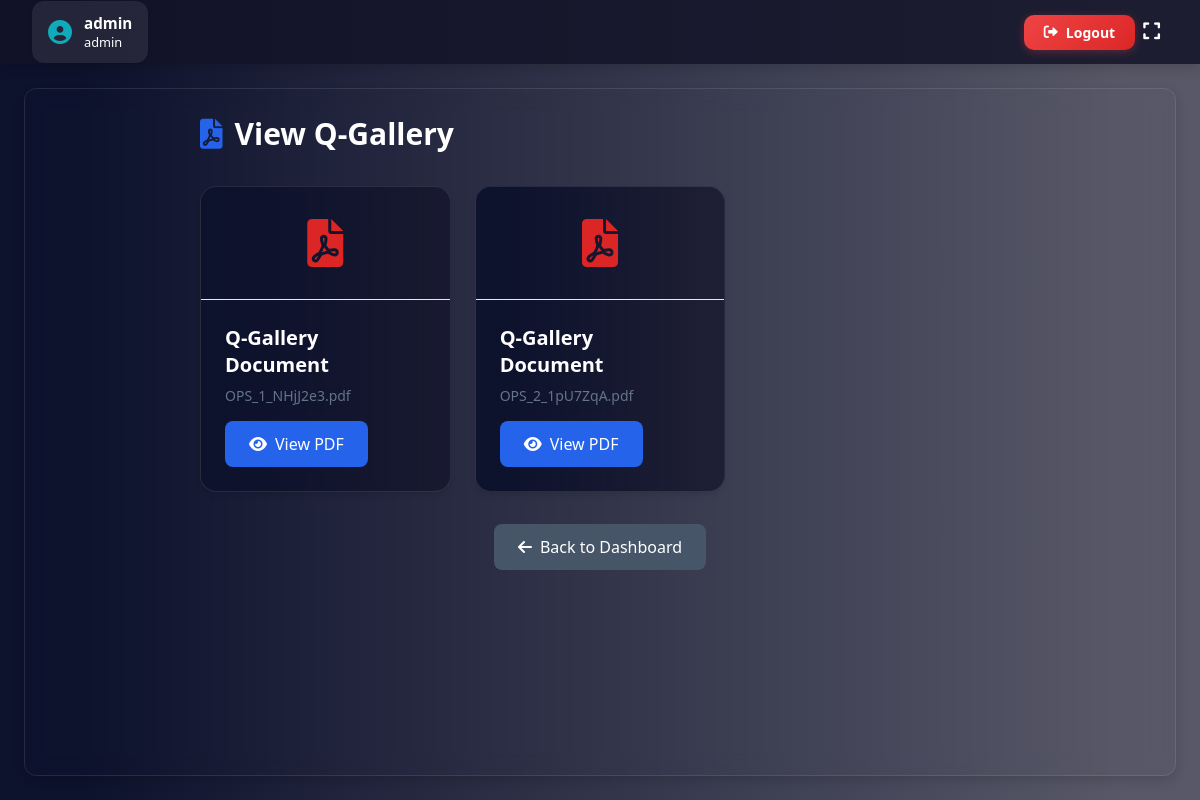
The app's page /view-poc/ (signed in) with its own data.
### checksheet1/models.py (models this page shows, shortened)
class CustomUser(AbstractUser):
    ROLE_CHOICES = [
        ("admin", "Admin"),
        ("quality_incharge", "Quality Incharge"),
        ("shift_incharge", "Shift Incharge"),
        ("operator", "Operator"),
    ]
    username = models.CharField(max_length=150, unique=False)
    employee_id = models.CharField(max_length=20, unique=True)  # New field
    role = models.CharField(max_length=20, choices=ROLE_CHOICES, default="admin")
    phone_number = models.CharField(max_length=15, blank=True, null=True)
    USERNAME_FIELD = "employee_id"  # Use employee_id for authentication
    REQUIRED_FIELDS = ["username", "email"]  # Keep username for internal use

class POCUpload(models.Model):
    pdf = models.FileField(upload_to=poc_upload_path)
    assigned_startersheets = models.ManyToManyField(
        StarterSheet,
        related_name="assigned_pocs",
        blank=True,
    )

### checksheet1/views.py (the view)
# urls.py: path("view-poc/", view_poc, name="view_poc"),
@login_required
def view_poc(request):
    if request.user.role == "admin":
        checksheets = CheckSheet.objects.all()
        Starter = StarterSheet.objects.all()
        poc_pdfs = POCUpload.objects.all()
    else:
        checksheets = CheckSheet.objects.filter(assigned_users=request.user)
        Starter = StarterSheet.objects.filter(assigned_users=request.user)
        poc_pdfs = POCUpload.objects.filter(
            assigned_startersheets__in=Starter
        ).distinct()
    poc_read_status = {
        poc.id: POCReadStatus.objects.filter(user=request.user, poc=poc).exists()
        for poc in poc_pdfs
    }
    return render(
        request,
        "checksheet/view_poc.html",
        {
            "poc_pdfs": poc_pdfs,
            "checksheets": checksheets,
            "Starter": Starter,
            "poc_read_status": poc_read_status,
        },
    )

### checksheet1/context_processors.py (called while the page is built)
def pending_requests_count(request):
    if request.user.is_authenticated and request.user.role == "admin":
        count = PasswordResetRequest.objects.filter(status="pending").count()
        return {"pending_requests_count": count}
    return {}

### checksheet1/templatetags/custom_tags.py (called while the page is built)
@register.filter
def has_page_access(user, page_name):
    if user.is_authenticated and user.role == "admin":
        return True  # Admin has all access
    return PageAccess.objects.filter(
        user=user, page_name=page_name, has_access=True
    ).exists()

### checksheet1/templates/checksheet/view_poc.html (shortened to what this page needs)
{% extends "checksheet/base.html" %}
{% load static %}
{% block extra_css %}
<link rel="stylesheet" href="{% static 'css/view_poc.css' %}">
{% endblock %}
{% block content %}
<div class="pdf-container">
    <h2 class="page-title">
        <i class="fas fa-file-pdf"></i>
        View Q-Gallery
    </h2>
    <div class="pdf-grid">
        {% for poc in poc_pdfs %}
            <div class="pdf-card">
                <div class="pdf-preview">
                    <i class="fas fa-file-pdf"></i>
                </div>
                <div class="pdf-info">
                    <h3 class="pdf-title">Q-Gallery Document</h3>
                    <p class="pdf-meta">{{ poc.pdf.name|slice:"9:" }}</p>
                    <a href="javascript:void(0);" class="pdf-link view-button" data-pdf-url="{{ poc.pdf.url }}"
                    data-pdf-id="{{ poc.id }}" data-pdf-name="{{ poc.pdf.name|slice:'9:' }}">
                     <i class="fas fa-eye"></i> View PDF
                 </a>
                </div>
            </div>
        {% empty %}
            <div class="empty-state">
                <i class="fas fa-file-upload"></i>
                <h3>No POC Documents Found</h3>
                <p>There are currently no POC documents uploaded to view.</p>
            </div>
        {% endfor %}
    </div>
</div>
<div style="text-align: center; margin-top: 2rem;">
    <a href="{% url 'operator_dashboard' %}" style="display: inline-flex; align-items: center; gap: 0.5rem; padding: 0.75rem 1.5rem; background: #475569; color: white; text-decoration: none; border-radius: 0.5rem; font-weight: 500; transition: all 0.2s ease;">
        <i class="fas fa-arrow-left"></i>
        Back to Dashboard
    </a>
</div>
{% endblock %}

### checksheet1/templates/checksheet/base.html (shortened to what this page needs)
<!DOCTYPE html>
<html lang="en">
<head>
    {% load custom_tags %}
    {% load static %}
    <link href="https://cdnjs.cloudflare.com/ajax/libs/font-awesome/6.0.0/css/all.min.css" rel="stylesheet">
    <link rel="stylesheet" href="{% static 'css/base.css' %}">
    {% block extra_css %}
  {% endblock%}
</head>
<body>
    {% if request.user.is_authenticated %}
    <nav class="navbar">
        <div class="navbar-left" style="display: flex; align-items: center;">
            <div class="user-info">
                <i class="fas fa-user-circle"></i>
                <div class="user-details">
                    <span class="user-name">{{ request.user.username }}</span>
                    <span class="user-role">{{ request.user.role|default:"No role" }}</span>
                </div>
            </div>
        </div>
        <a href="{% url 'logout' %}" class="logout-btn">
            <i class="fas fa-sign-out-alt"></i>
            Logout
        </a>
         <button class="fullscreen-btn" onclick="toggleFullScreen()" title="Toggle Full Screen">
                <i class="fas fa-expand"></i>
            </button>
    </nav>
    {% endif %}
    <div class="content">
        <div class="content-inner">
            {% block content %}{% endblock %}
        </div>
    </div>
</body>
</html>

### checksheet1/static/css/base.css (style rules this page uses)
:root { --primary-gradient-start: #6366f1; --primary-gradient-end: #4f46e5; --sidebar-bg-start: #13132999; --sidebar-bg-end: #0d122d; --sidebar-hover: rgba(255, 255, 255, 0.15); --sidebar-active-start: #4f46e5; --sidebar-active-end: #3730a3; --text-light: #f8fafc; --text-light-muted: #cbd5e1; --navbar-height: 64px; --sidebar-width: 280px; --sidebar-collapsed-width: 70px; --transition-speed: 0.3s; --menu-item-radius: 10px; --accent-color: rgba(148, 200, 235, 0.7); --accent-color-solid: #94c8eb; }
* { margin: 0; padding: 0; box-sizing: border-box; }
body { display: flex; margin: 0; font-family: 'Segoe UI', system-ui, -apple-system, sans-serif; background-image: linear-gradient(270deg, rgb(19 19 41 / 71%) 6.5%, rgb(13 18 45) 93.2%); min-height: 100vh; padding-top: var(--navbar-height); visibility: hidden; }
body.sidebar-ready { visibility: visible; }
.navbar { position: fixed; top: 0; left: var(--sidebar-width); right: 0; height: var(--navbar-height); background-color: rgba(19, 19, 41, 0.85); box-shadow: 0 4px 12px rgba(0, 0, 0, 0.15); display: flex; justify-content: space-between; align-items: center; padding: 0 2rem; z-index: 100; transition: all var(--transition-speed) ease; }
.user-info { display: flex; align-items: center; gap: 0.75rem; padding: 0.35rem 1rem; background: var(--accent-color); border-radius: 12px; box-shadow: 0 1px 3px rgba(0, 0, 0, 0.15); transition: all 0.2s ease; border:1.5px solid var(--accent-color-solid); }
.user-info i { color: var(--accent-color-solid); font-size: 1.5rem; }
.user-details { display: flex; flex-direction: column; }
.user-name { font-weight: 600; color: var(--text-light); font-size: 0.95rem; }
.user-role { color: var(--text-light-muted); font-size: 0.8rem; font-weight: 500; }
.logout-btn { padding: 0.5rem 1.25rem; background: var(--accent-color); color: white; margin-left: auto; border: 1px solid var(--accent-color-solid); border-radius: 10px; font-size: 0.875rem; font-weight: 600; cursor: pointer; transition: all 0.3s ease; text-decoration: none; display: inline-flex; align-items: center; gap: 0.5rem; box-shadow: 0 2px 8px rgba(0, 0, 0, 0.3); }
.content { flex: 1; margin-left: var(--sidebar-width); padding: 1.5rem; width: calc(100% - var(--sidebar-width)); min-height: calc(100vh - var(--navbar-height)); transition: all var(--transition-speed) ease; position: relative; }
.content-inner { background: rgba(255, 255, 255, 0.05); border-radius: 12px; box-shadow: 0 4px 12px rgba(0, 0, 0, 0.15); padding: 1.5rem; height: 100%; color: var(--text-light); backdrop-filter: blur(10px); border: 1px solid rgba(255, 255, 255, 0.1); }
button.fullscreen-btn { order: 3; }
.fullscreen-btn { background-color: transparent; border: none; color: #fff; font-size: 1.2rem; cursor: pointer; padding: 8px; transition: color 0.3s; }

### records on screen
CustomUser: user.username "admin", user.role "admin"
POCUpload: pdf.name "OPS_1_NHjJ2e3.pdf"
POCUpload: pdf.name "OPS_2_1pU7ZqA.pdf"
